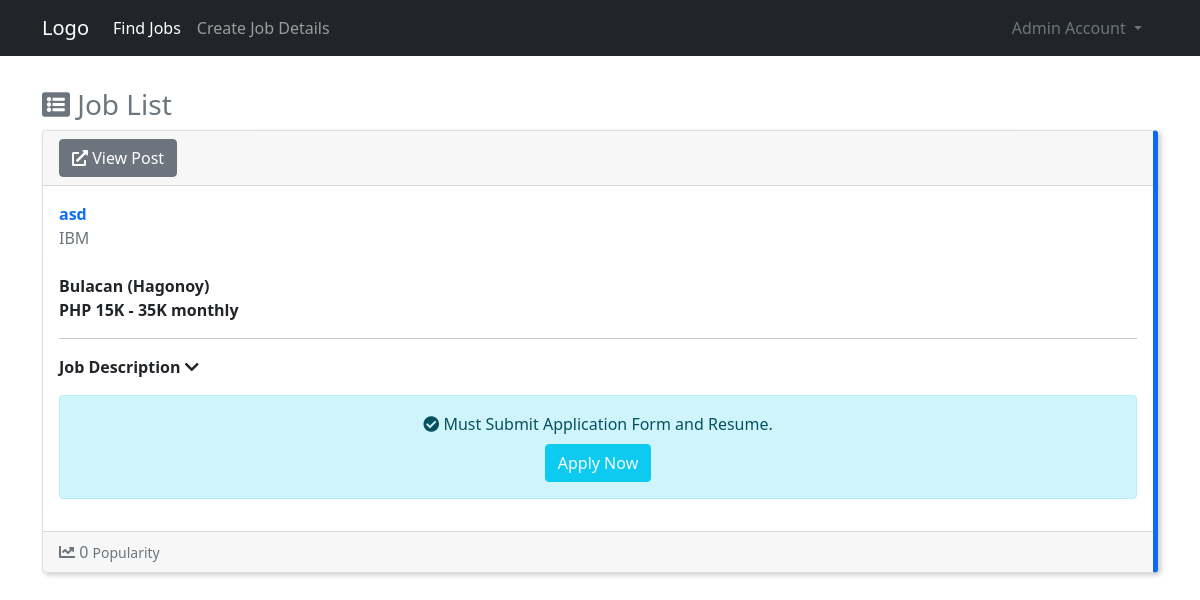
Screenshot of /home (signed in) with the database file from the repository.
### website/models.py (models this page shows)
class User(db.Model, UserMixin):
    id = db.Column(db.Integer, primary_key=True)
    email = db.Column(db.String(150), unique=True)
    username = db.Column(db.String(150), unique=True)
    firstname = db.Column(db.String(150))
    lastname = db.Column(db.String(150))
    company = db.Column(db.String(150))
    password = db.Column(db.String(150))
    usertype = db.Column(db.String(10))
    date_created = db.Column(db.DateTime(timezone=True), default=func.now())
    posts = db.relationship('Post', backref='user', passive_deletes="True") # relationship of user and posts
    likes = db.relationship('Like', backref='user', passive_deletes="True") # relationship of user and comments

class Post(db.Model):
    id = db.Column(db.Integer, primary_key=True)
    title = db.Column(db.Text, nullable=False)
    text = db.Column(db.Text, nullable=False)
    date_created = db.Column(db.DateTime(timezone=True), default=func.now())
    author = db.Column(db.Integer, db.ForeignKey('user.id', ondelete="CASCADE"), nullable="False")
    likes = db.relationship('Like', backref='post', passive_deletes="True") # relationship of user and comments
    location = db.Column(db.Text, nullable=False)
    location1 = db.Column(db.Text, nullable=False)
    salary = db.Column(db.Text, nullable=True)
    salary1 = db.Column(db.Text, nullable=True)
    level = db.Column(db.Text, nullable=False)
    experience = db.Column(db.Text, nullable=False)
    specialization = db.Column(db.Text, nullable=False)
    qualification = db.Column(db.Text, nullable=True)
    qualification1 = db.Column(db.Text, nullable=True)
    qualification2 = db.Column(db.Text, nullable=True)
    qualification3 = db.Column(db.Text, nullable=True)
    qualification4 = db.Column(db.Text, nullable=True)
    jobtype = db.Column(db.Text, nullable=False)

### website/views.py (the view)
@views.route("/home")
@login_required
def home():
    posts = Post.query.order_by(Post.date_created.desc())
    return render_template("user/home.html", user=current_user, posts=posts)

### website/__init__.py (called while the page is built)
def create_app():
    app = Flask(__name__)
    app.config['SECRET_KEY'] = "helloworld"
    app.config['SQLALCHEMY_DATABASE_URI'] = f'sqlite:///{DB_NAME}'
    app.config['SQLALCHEMY_TRACK_MODIFICATIONS'] = True
    db.init_app(app)
    from .views import views
    from .auth import auth
    app.register_blueprint(views, url_prefix="/")
    app.register_blueprint(auth, url_prefix="/")
    from .models import User, Post
    create_database(app)
    login_manager = LoginManager()
    login_manager.login_view = "auth.login"
    login_manager.init_app(app)
    @login_manager.user_loader
    def load_user(id):
        return User.query.get(int(id))
    return app

### website/templates/user/home.html (shortened to what this page needs)
{% extends "user/posts_div.html" %}

### website/templates/user/posts_div.html (shortened to what this page needs)
{% extends "user/base.html" %}
{% set active_page = "view_post" %}
{% block content %}
<h3 class="text-muted mt-3">{% block header %}<i class="fas fa-list-alt"></i> Job List{% endblock %}</h3>
<div id="posts">
    {% if posts.all()|length > 0 %}
    {% for post in posts %}
    <div class="card mb-3" id="post_container">
        <div class="card-header d-flex justify-content-between align-items-center">
            <a href="/post/{{ post.id }}" class="btn btn-secondary"><i class="fas fa-external-link-alt"></i> View
                Post</a>
        </div>
        <div class="card-body">
            <span class="text-primary fw-bold">
                {{ post.title }}
            </span><br>
            <a class="text-secondary text-decoration-none" href="/posts/{{ post.user.company }}">{{ post.user.company
                }}</a><br><br>
            <span class="fw-bold">{{ post.location.capitalize() }} ({{ post.location1.capitalize() }})</span><br>
            {% if post.salary == "0" and post.salary1 == "0" %}
            {% else %}
                <span class="fw-bold">PHP {{ post.salary }}K - {{ post.salary1 }}K monthly</span>
            {% endif %}
            <hr>
            <p class="fw-bold" data-bs-toggle="collapse" href="#collapseExample{{ post.id }}" role="button"
                aria-expanded="false" aria-controls="collapseExample">
                Job Description <i class="fas fa-chevron-down"></i>
            </p>
            <div class="alert alert-info text-center">
                <i class="fas fa-check-circle"></i>
                Must Submit Application Form and Resume.<br>
                <button class="btn btn-info mt-2">
                    <a class="text-light text-decoration-none" href="mailto:{{ post.user.email }}">Apply Now</a>
                </button>
            </div>
        </div>
        <div class="card-footer text-muted">
            {% if user.id in post.likes|map(attribute="author")|list %}
            <i class="fas fa-chart-line text-primary" id="like-button-{{ post.id }}" onclick="like({{ post.id }})"></i>
            {% else %}
            <i class="fas fa-chart-line" id="like-button-{{ post.id }}" onclick="like({{ post.id }})"></i>
            {% endif %}
            <span id="likes-count-{{ post.id }}">{{ post.likes|length }}</span> <small>Popularity</small>
        </div>
    </div>
    {% endfor %}
    {% else %}
    <div align="center">
        <img src="{{ url_for('static',filename='user/img/search.png') }}" width="450" alt=""><br>
        <h4 class="text-muted">No Job Listed.</h4>
    </div>
    {% endif %}
</div>
{% endblock %}

### website/templates/user/base.html (shortened to what this page needs)
<!DOCTYPE html>
<html lang="en">
<head>
    <link href="https://cdn.jsdelivr.net/npm/bootstrap@5.1.3/dist/css/bootstrap.min.css" rel="stylesheet">
    <link rel="stylesheet" href="https://use.fontawesome.com/releases/v5.15.4/css/all.css">
    <link rel="stylesheet" href="https://cdnjs.cloudflare.com/ajax/libs/trix/1.3.1/trix.css">
    <link rel="stylesheet" href="{{ url_for('static',filename='user/css/style.css') }}">
    <link rel="stylesheet" href="{{ url_for('static',filename='user/css/salary.scss') }}">
    <link rel="stylesheet" href="{{ url_for('static',filename='user/css/slider.css') }}">
</head>
<body>
    <nav class="navbar navbar-expand-lg navbar-dark bg-dark">
        <div class="container">
            <a class="navbar-brand" href="/">Logo</a>
            <div class="collapse navbar-collapse" id="navbarSupportedContent">
                <ul class="navbar-nav me-auto mb-2 mb-lg-0">
                    <li class="nav-item">
                        <a href="/home" class="nav-item nav-link {{ 'active' if active_page == 'view_post' else '' }}">Find Jobs</a>
                    </li>
                    <li class="nav-item">
                        {% if user.is_authenticated %}
                        <a class="nav-item nav-link {{ 'active' if active_page == 'add_post' else '' }}" href="/create-post">Create Job Details</a>
                    </li>
                    {% endif %}
                </ul>
                <li class="d-flex nav-item dropdown">
                    <a class="nav-link text-secondary dropdown-toggle ps-0 {{ 'text-white' if active_page == 'edit_password' or active_page == 'edit_profile' or active_page == 'view_profile' else '' }}" href="#" id="navbarDropdown" role="button"
                        data-bs-toggle="dropdown" aria-expanded="false">
                        {{ current_user.firstname }}
                        {{ current_user.lastname }}
                    </a>
                </li>
            </div>
        </div>
    </nav>
    <div class="container pt-3">
        {% block content %}{% endblock %}
    </div>
</body>
</html>

### website/static/user/css/style.css (style rules this page uses)
#post_container { border-right: 5px solid#0c69f2; box-shadow: 3px 2px 5px 0px rgba(0,0,0,0.2); -webkit-box-shadow: 3px 2px 5px 0px rgba(0,0,0,0.2); -moz-box-shadow: 3px 2px 5px 0px rgba(0,0,0,0.2); }

### rows the page displays
User: firstname "Admin", lastname "Account"
Post: title "asd", user.company "IBM", location "Bulacan", location1 "Hagonoy", salary "15", salary1 "35", likes|length "0"
